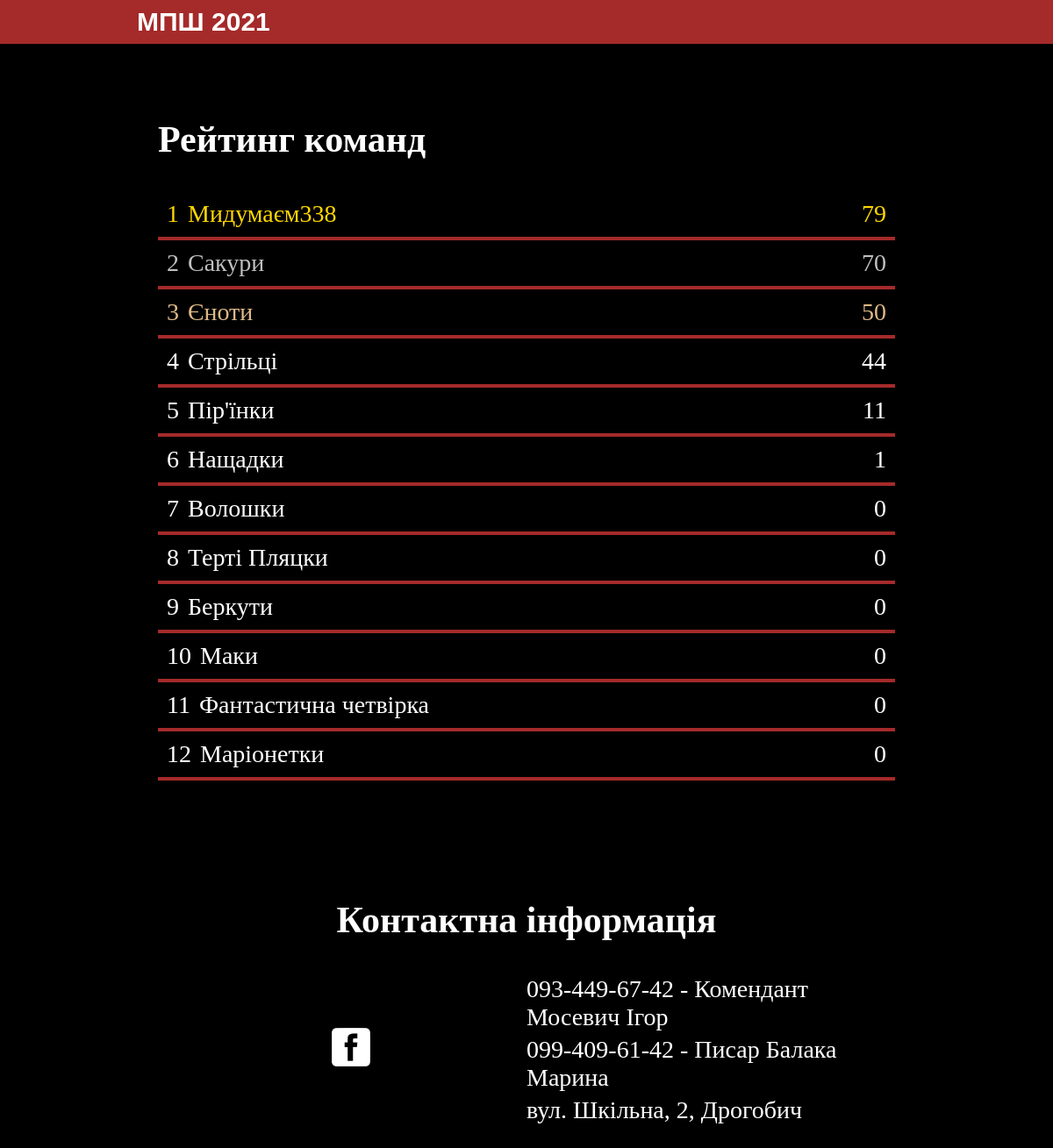
/ranks, run on the app's committed database.
### mpsh/models.py (models this page shows, shortened)
class User(Base):
    __tablename__ = "users"
    id = Column(Integer, primary_key=True)
    name = Column(String(20), unique=True, nullable=False)
    email = Column(String(120), unique=True, nullable=False)
    admin = Column(Boolean, default=False)
    task_completion = relationship("QuestCompletion")

### mpsh/views.py (the view)
@app.route("/ranks")
def ranks():
    get_score = lambda team_id: QuestCompletion.team_score(team_id) \
        + PollCompletion.team_score(team_id)
    teams = User.query.filter_by(admin=False)
    scores = [(get_score(t.id), t.name, t.id) for t in teams]
    leaderboard = tuple(enumerate(sorted(scores, key=lambda x: x[0], reverse=True)))
    return render_template('ranks.html', leaderboard=leaderboard)

### mpsh/__init__.py (called while the page is built)
@app.teardown_appcontext
def shutdown_session(exception=None):
    db_session.remove()

### mpsh/models.py (called while the page is built)
    @staticmethod
    def team_score(team_id):
        score = 0
        objs = PollCompletion.query.filter_by(team_id=team_id).all()
        for obj in objs:
            if obj.correct:
                score += 20
        return score

    @staticmethod
    def team_score(team_id):
        score = 0
        objs = QuestCompletion.query.filter_by(team_id=team_id).all()
        for obj in objs:
            score += obj.points
        return score

### mpsh/templates/ranks.html
{% extends 'layout.html' %}
{% block content %}
<section>
    <h1>Рейтинг команд</h1>
    <div id="leaderboard">
    {% for l in leaderboard %}
        <a class="team-link" href="{{ url_for('tasks', team_id=l[1][2]) }}">
            <div class="team-line">
                <div class="team-rank">
                    {{ l[0]+1 }}
                </div>
                <div class="team-name">
                    {{ l[1][1] }}
                </div>
                <div class="team-score">
                    {{ l[1][0] }}
                </div>
            </div>
        </a>
    {% endfor %}
    </div>
</section>
{% endblock %}

### mpsh/templates/layout.html (shortened to what this page needs)
<!DOCTYPE html>
<html lang="en">
<head>
    <link rel="stylesheet" href="{{ url_for('static', filename='styles.css') }}">
    <link rel="stylesheet" href="{{ url_for('static', filename='styles-pc.css') }}">
</head>
<body>
    <header>
        <a id="title-r" href="{{ url_for('index') }}">
            <h1 id="title">МПШ 2021</h1>
        </a>
    </header>
    <main>
        {% block content %}{% endblock %}
    </main>
    <footer>
        <h2>Контактна інформація</h2>
        <div id="contacts">
            <div id="social">
                <a href="https://www.facebook.com/events/333807781309377/?ti=ls" title="Facebook" target="_blank">
                    <img src="{{ url_for('static', filename='images/fb_ico.png') }}" alt="Facebook">
                </a>
            </div>
            <div>
                <p>093-449-67-42 - Комендант Мосевич Ігор</p>
                <p>099-409-61-42 - Писар Балака Марина</p>
                <p>вул. Шкільна, 2, Дрогобич</p>
            </div>
        </div>
    </footer>
</body>
</html>

### mpsh/static/styles.css (style rules this page uses)
html { font-size: 62.5%; }
html, body { margin: 0px; padding: 0px; background-color: black; color: white; text-align: justify; }
body { font-size: 2rem; }
a { text-decoration: none; color: inherit; }
header { position: relative; background-color: brown; color: white; }
#title { display: inline-block; line-height: 5rem; margin: 0rem; font-size: 3rem; cursor: default; font-family: Arial, Helvetica, sans-serif; font-weight: 900; }
#title-r { margin-left: 13vw; }
footer { text-align: center; padding-bottom: 2rem; }
footer > div { text-align: left; padding: 0rem 2rem; }
footer p { margin: 0.5rem 0rem; }
#social { display: flex; flex-direction: row; justify-content: center; align-items: center; margin-bottom: 3rem; }
#social img { margin: 0rem 0.5rem; width: 4.4rem; }
main section { min-height: 100vh; padding: 2rem; }
.team-link:nth-child(1) { color: gold; }
.team-link:nth-child(2) { color: silver; }
.team-link:nth-child(3) { color: burlywood; }
.team-line { display: flex; flex-direction: row; border-bottom: 4px solid brown; }
.team-rank { padding: 1rem; }
.team-name { padding: 1rem 0rem; flex-grow: 1; }
.team-score { padding: 1rem; }

### mpsh/static/styles-pc.css (style rules this page uses)
@media only screen and (min-width: 769px) { main > section, footer { padding: 5rem 15vw; } }
@media only screen and (min-width: 769px) { main section { min-height: 50vh; } }
@media only screen and (min-width: 769px) { body { font-size: 2.8rem; } }
@media only screen and (min-width: 769px) { #contacts { display: flex; flex-direction: row; } }
@media only screen and (min-width: 769px) { #contacts > div { width: 50%; } }
@media only screen and (min-width: 769px) { #social { margin-bottom: 0rem; } }

### data on the page
User: name "Мидумаєм338"
User: name "Сакури"
User: name "Єноти"
User: name "Стрільці"
User: name "Пір'їнки"
User: name "Нащадки"
User: name "Волошки"
User: name "Терті Пляцки"
User: name "Беркути"
User: name "Маки"
User: name "Фантастична четвірка"
User: name "Маріонетки"

### other printed values
{{ l[0]+1 }} "1" "2" "3" "4" "5" "6" "7" "8" "9" "10" "11" "12"
{{ l[1][0] }} "79" "70" "50" "44" "11" "1" "0" "0" "0" "0" "0" "0"
